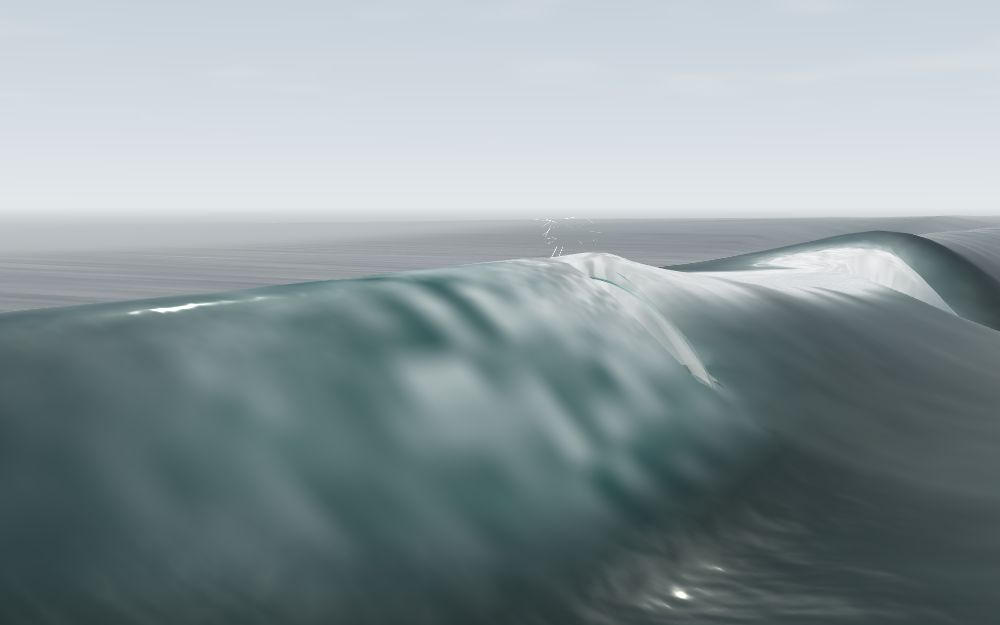
#> input picture qa/tube-v2-2026-09-24/before/sewers_close_tubeclassic_50.jpg, 1000 x 625 px
$ python build_tube_v2_sheet.py
#> lines starting #> are read from the running program, lines starting #| are printed output that depends on the picture
#!/usr/bin/env python3
"""Before/after head-crop sheet for the ribbon-follows-profile-v2 track
(docs/research/TUBE_V2_2026-09-24.md).

Rows are (rig, clock); columns are the pristine main frame (before) and this
tree's frame (after), both the `tube=1&classic=1&descent=1` arm, cropped to
the head at 2x. Frames come from scripts/capture_tube_ab.mjs runs into
qa/tube-v2-2026-09-24/{before,after,after-secondpeak}; the crop boxes are
fixed per rig so before and after show the same pixels (the camera is pinned,
drift 0.000 m per manifest).

    python3 scripts/build_tube_v2_sheet.py [out.jpg]
"""
import sys
from pathlib import Path

from PIL import Image, ImageDraw

ROOT = Path(__file__).resolve().parents[1]
QA = ROOT / 'qa' / 'tube-v2-2026-09-24'
OUT = Path(sys.argv[1]) if len(sys.argv) > 1 else ROOT / 'docs' / 'research' / 'assets' / 'tube-v2-2026-09-24' / 'head-crops-before-after.jpg'

# (label, before file, after file, crop box in the 1000x625 frame)
ROWS = [
    ('Sewers close, 50 s', 'before/sewers_close_tubeclassic_50.jpg', 'after/sewers_close_tubeclassic_50.jpg', (500, 230, 800, 410)),
    ('Sewers close, 52 s', 'before/sewers_close_tubeclassic_52.jpg', 'after/sewers_close_tubeclassic_52.jpg', (600, 240, 1000, 480)),
    ('Sewers close, 54 s', 'before/sewers_close_tubeclassic_54.jpg', 'after/sewers_close_tubeclassic_54.jpg', (700, 300, 1000, 480)),
    ('Down the line, 48 s', 'before/diag_downline_tubeclassic_48.jpg', 'after/diag_downline_tubeclassic_48.jpg', (560, 100, 1000, 364)),
    ('Second Peak cliff (field day), 54 s', 'before/secondpeak_cliff_tubeclassic_54.jpg', 'after-secondpeak/secondpeak_cliff_tubeclassic_54.jpg', (500, 260, 1000, 380)),
]
SCALE = 2
GUTTER = 12
LABEL_H = 22
COL_W = max((b[2] - b[0]) for *_, b in ROWS) * SCALE

tiles = []
for label, before, after, box in ROWS:
    w, h = (box[2] - box[0]) * SCALE, (box[3] - box[1]) * SCALE
    row = Image.new('RGB', (2 * COL_W + GUTTER, h + LABEL_H), 'white')
#> row: PIL image 2012x382 RGB; every value is 255
    for i, f in enumerate((before, after)):
        p = QA / f
        if not p.exists():
            raise SystemExit(f'missing frame {p}')
        im = Image.open(p).crop(box).resize((w, h), Image.LANCZOS)
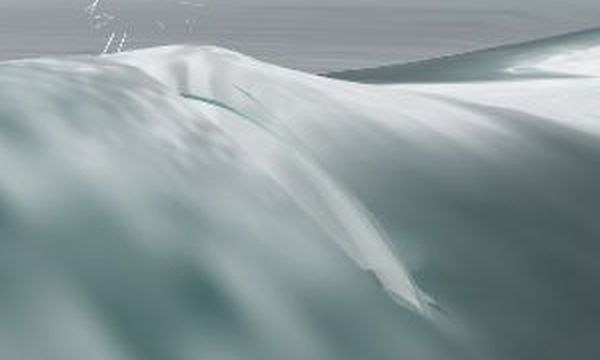
#> im: PIL image 600x360 RGB; mean R, G, B 139, 153.2, 155.3
        row.paste(im, (i * (COL_W + GUTTER), LABEL_H))
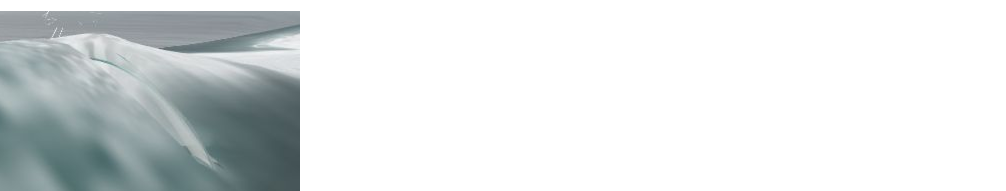
#> row: PIL image 2012x382 RGB (shown at 1/2 size); mean R, G, B 222.4, 226.4, 227
    d = ImageDraw.Draw(row)
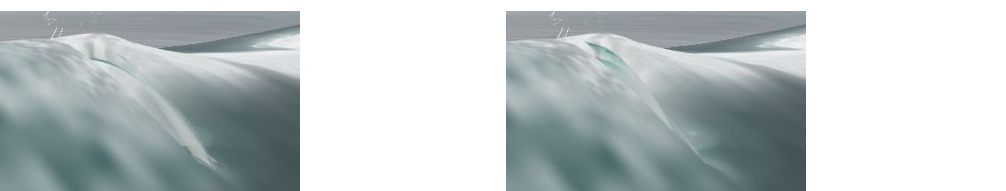
#> row: PIL image 2012x382 RGB (shown at 1/2 size); mean R, G, B 189.5, 197.6, 198.7
    d.text((4, 4), f'{label} - BEFORE (main 951d1f1)', fill='black')
    d.text((COL_W + GUTTER + 4, 4), f'{label} - AFTER (ribbon follows profile v2)', fill='black')
    tiles.append(row)
#> pass 2 of the loop `for label, before, after, box in ROWS:`:
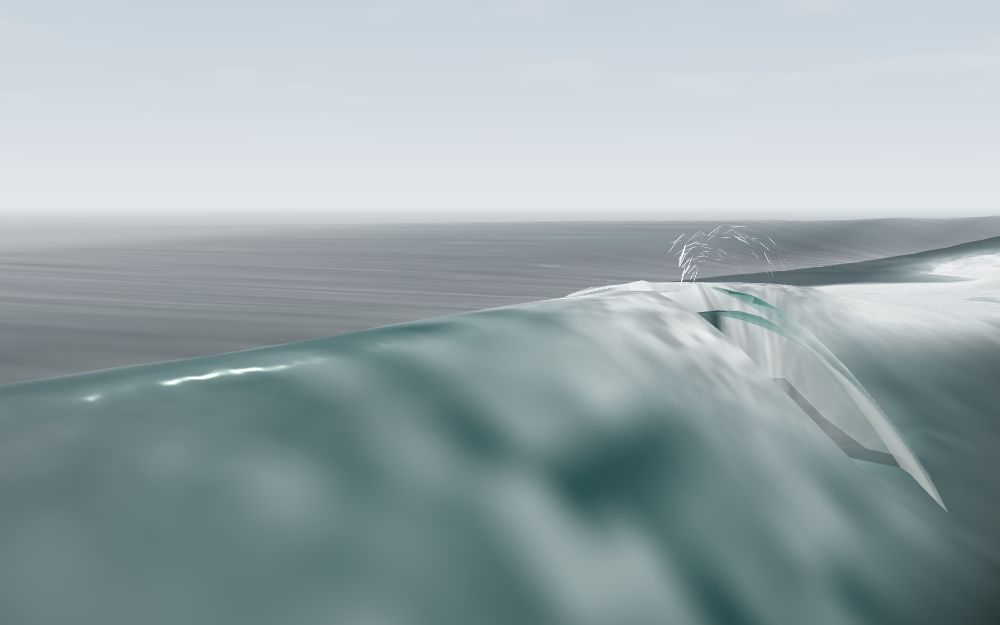
#> input picture qa/tube-v2-2026-09-24/before/sewers_close_tubeclassic_52.jpg, 1000 x 625 px
#> `im = Image.open(p).crop(box).resize((w, h), Image.LANCZOS)`:
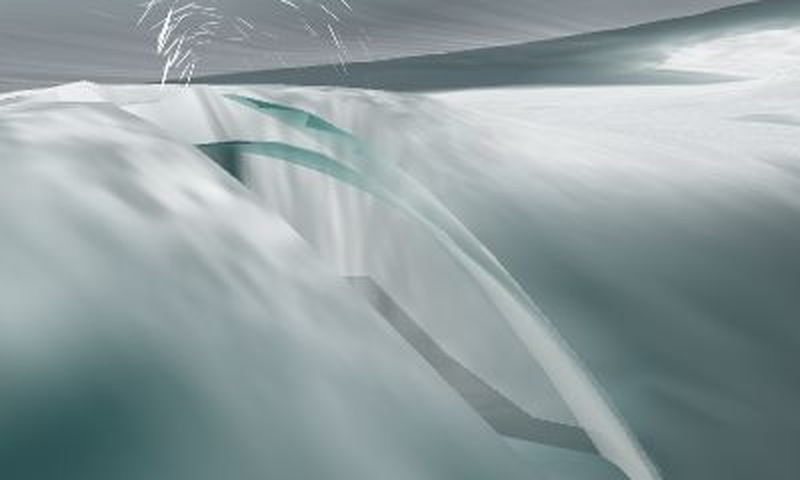
#> im: PIL image 800x480 RGB; mean R, G, B 144.4, 158.1, 160.2
#> `d = ImageDraw.Draw(row)`:
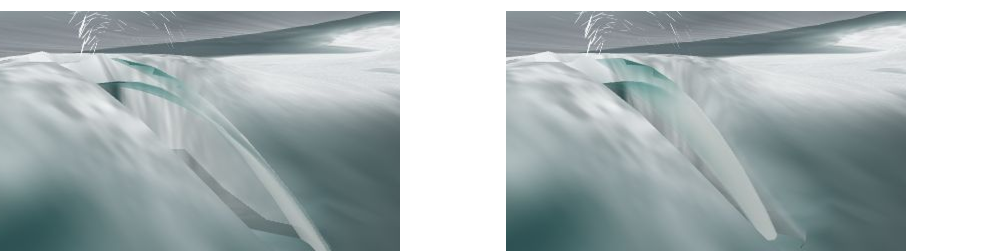
#> row: PIL image 2012x502 RGB (shown at 1/2 size); mean R, G, B 170.5, 181.1, 182.7
#> pass 3 of the loop `for label, before, after, box in ROWS:`:
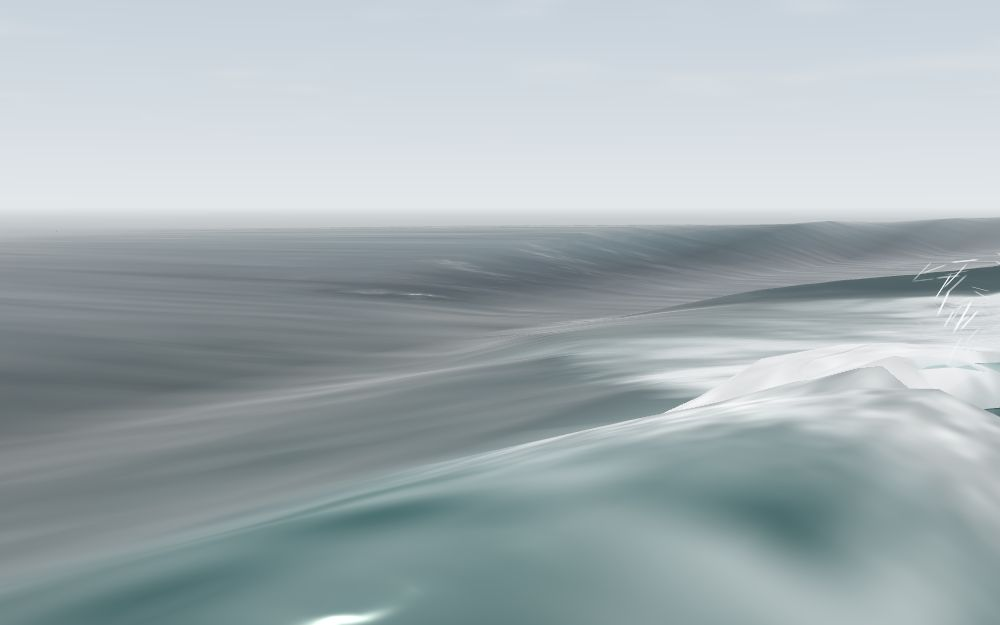
#> input picture qa/tube-v2-2026-09-24/after/sewers_close_tubeclassic_54.jpg, 1000 x 625 px, found by its file name
#> `im = Image.open(p).crop(box).resize((w, h), Image.LANCZOS)`:
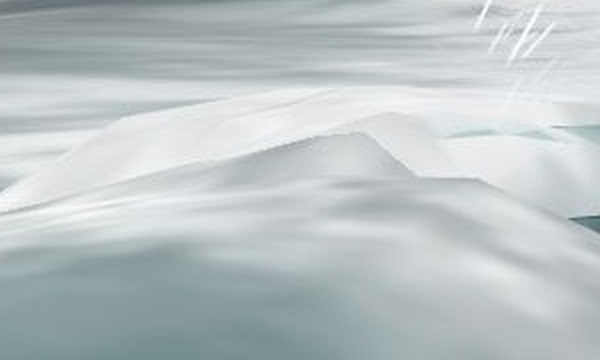
#> im: PIL image 600x360 RGB; mean R, G, B 188.1, 196.4, 198.5
#> `d = ImageDraw.Draw(row)`:
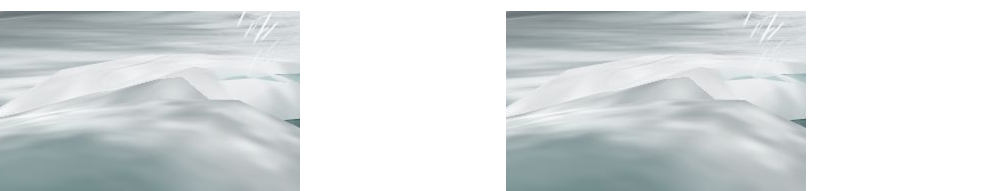
#> row: PIL image 2012x382 RGB (shown at 1/2 size); mean R, G, B 217.4, 222.1, 223.3
#> (the program exits here)
